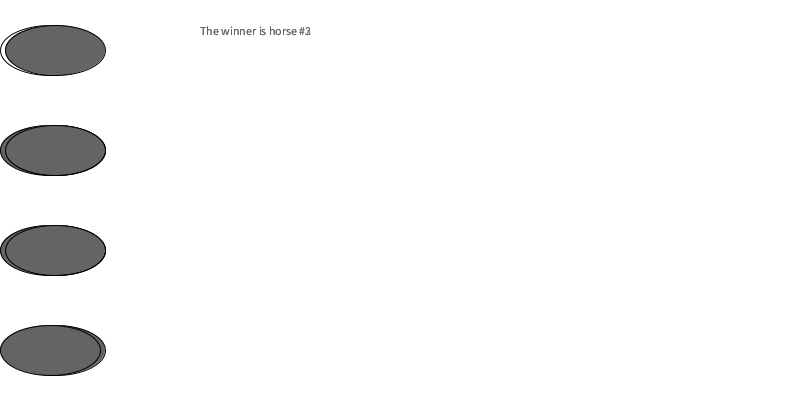
Frame 1 (no input)
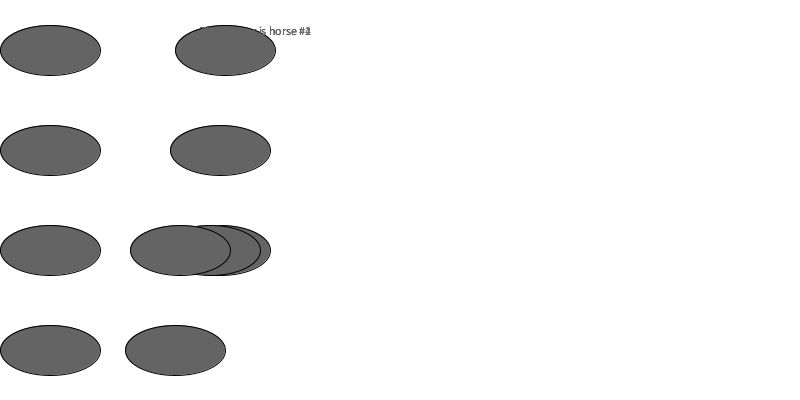
Frame 60 (the mouse pressed at the canvas centre just before this capture)
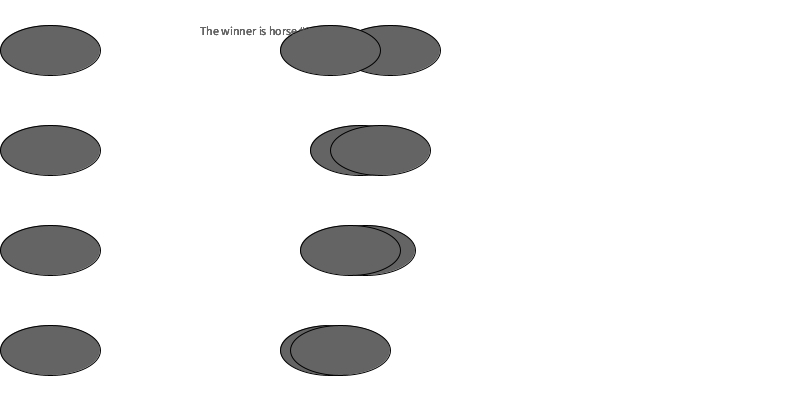
Frame 120 (the mouse held since frame 60 and released just before this capture)

The Processing sketch that drew these frames (run headless with seeded random() and noise(); from frame 60 on, the mouse is pressed at the canvas centre):

// Processing sketch: Final
// ── Final.pde
Horses [] horse=new Horses[4];

void setup()
{
  size(800, 400);
  for (int i=0; i<horse.length; i++)
  {
    horse[i]=new Horses(10);
  }
}
void draw()
{
  int x=50;
  int y=50;
  background(255);
  for (int i=0; i<horse.length; i++)
  {
    horse[i].horseShape(x, y);
    y+=100;
    horse[i].Move();
  }
}

// ── Horses.pde
public class Horses
{

  private int horseRow;
  private int horseNum=4;
  private int size;
  private int bank;
  private String bet="";
  //private String horse;
  private String s;
  int x=50;
  int y=50;
  int x2=50;
  int y2=150;
  int x3=50;
  int y3=250;
  int x4=50;
  int y4=350;
  



  public Horses (int m)
  {
    horseRow=m;
  }
  public void horseShape(int x, int y)
  {
    ellipse(x, y, 100, 50);
    fill(100, 100, 100);
  }
  void Move()
  {
    do 
    {
        double num=Math.random()*2;
        if (num>1)
        {
          x+=5;
          this.horseShape(x,y);
        }
        double num2=Math.random()*2;
        if (num2>1)
        {
          x2+=5;
          this.horseShape(x2,y2);
        }
        double num3=Math.random()*2;
        if (num3>1)
        {
          x3+=5;
          this.horseShape(x3,y3);
        }
        double num4=Math.random()*2;
        if (num4>1)
        {
          x4+=5;
          this.horseShape(x4,y4);
        }
      
      }while (x>900||x2>900||x3>900||x4>900);
      
      if(x>x2&&x>x3&&x>x4)
      text("The winner is horse #1",200,35,160);
      if(x2>x&&x2>x3&&x2>x4)
      text("The winner is horse #2",200,35,160);
      if(x3>x&&x3>x2&&x3>x4)
      text("The winner is horse #3",200,35,160);
      if(x4>x&&x4>x2&&x4>x3)
      text("The winner is horse #4",200,35,160);
      
  }
  void keyPressed()
{
  text("Type in your bet for this horse:", 100, 35, 160);
  text(bet, 100, 50, 150);
  bet+=key;
  if (key==1) {
    println("You bet on horse #1");
    s=bet;
    bet="";
  } else if (key==BACKSPACE) {
    bet="";
  }
  println(s);
}
     
  }
